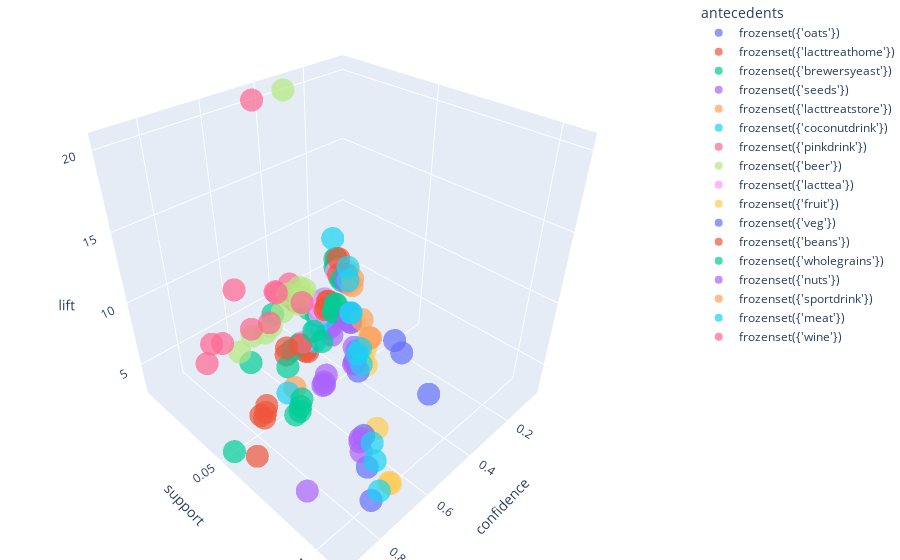

Source (notebook cell):
### Markdown cell above
__Antecedent:__ refers to the items on the LEFT ie., the item which the customer buy.

__Consequent:__ refers to the items on the RIGHT ie., the item which the customer follows to buy.

### Code cell
fig = px.scatter_3d(rules, x='confidence', y='support', z='lift', opacity=0.7, color='antecedents')
                    #color='petal_length', symbol='species')
# tight layout
fig.update_layout(margin=dict(l=0, r=0, b=0, t=0))
fig.show()

### Figure 1 — Plotly figure (JSON) as saved in the notebook; plotly's stock layout.template omitted (floating-point values rounded to 4 significant figures)
{"data": [{"hovertemplate": "antecedents=frozenset({'oats'})<br>confidence=%{x}<br>support=%{y}<br>lift=%{z}<extra></extra>", "legendgroup": "frozenset({'oats'})", "marker": {"color": "#636efa", "opacity": 0.7, "symbol": "circle"}, "mode": "markers", "name": "frozenset({'oats'})", "scene": "scene", "showlegend": true, "type": "scatter3d", "x": [0.2297, 0.2045, 0.3165], "y": [0.06083, 0.05415, 0.08383], "z": [3.294, 3.446, 3.208]}, {"hovertemplate": "antecedents=frozenset({'lacttreathome'})<br>confidence=%{x}<br>support=%{y}<br>lift=%{z}<extra></extra>", "legendgroup": "frozenset({'lacttreathome'})", "marker": {"color": "#EF553B", "opacity": 0.7, "symbol": "circle"}, "mode": "markers", "name": "frozenset({'lacttreathome'})", "scene": "scene", "showlegend": true, "type": "scatter3d", "x": [0.8723, 0.3085, 0.5319, 0.3085, 0.117, 0.117, 0.2128, 0.4468, 0.4681, 0.6277, 0.2553, 0.2872, 0.4574], "y": [0.06083, 0.02151, 0.03709, 0.02151, 0.00816, 0.00816, 0.01484, 0.03116, 0.03264, 0.04377, 0.0178, 0.02003, 0.0319], "z": [3.294, 4.159, 8.963, 4.287, 6.067, 5.258, 3.541, 3.042, 3.505, 6.362, 3.548, 3.281, 3.504]}, {"hovertemplate": "antecedents=frozenset({'brewersyeast'})<br>confidence=%{x}<br>support=%{y}<br>lift=%{z}<extra></extra>", "legendgroup": "frozenset({'brewersyeast'})", "marker": {"color": "#00cc96", "opacity": 0.7, "symbol": "circle"}, "mode": "markers", "name": "frozenset({'brewersyeast'})", "scene": "scene", "showlegend": true, "type": "scatter3d", "x": [0.9125, 0.625, 0.3, 0.3625, 0.55, 0.1125, 0.1125, 0.225, 0.45, 0.775, 0.2875, 0.3, 0.5125, 0.4375], "y": [0.05415, 0.03709, 0.0178, 0.02151, 0.03264, 0.006677, 0.006677, 0.01335, 0.02671, 0.04599, 0.01706, 0.0178, 0.03042, 0.02596], "z": [3.446, 8.963, 4.044, 5.038, 3.102, 5.833, 5.055, 3.744, 3.37, 7.855, 3.995, 3.427, 3.925, 3.137]}, {"hovertemplate": "antecedents=frozenset({'seeds'})<br>confidence=%{x}<br>support=%{y}<br>lift=%{z}<extra></extra>", "legendgroup": "frozenset({'seeds'})", "marker": {"color": "#ab63fa", "opacity": 0.7, "symbol": "circle"}, "mode": "markers", "name": "frozenset({'seeds'})", "scene": "scene", "showlegend": true, "type": "scatter3d", "x": [0.8496, 0.4436, 0.4662, 0.2707, 0.09023, 0.5414, 0.5489, 0.3835, 0.3759, 0.5714, 0.5038], "y": [0.08383, 0.04377, 0.04599, 0.02671, 0.008902, 0.05341, 0.05415, 0.03783, 0.03709, 0.05638, 0.0497], "z": [3.208, 6.362, 7.855, 3.762, 4.054, 3.686, 4.11, 5.329, 4.295, 4.377, 3.612]}, {"hovertemplate": "antecedents=frozenset({'lacttreatstore'})<br>confidence=%{x}<br>support=%{y}<br>lift=%{z}<extra></extra>", "legendgroup": "frozenset({'lacttreatstore'})", "marker": {"color": "#FFA15A", "opacity": 0.7, "symbol": "circle"}, "mode": "markers", "name": "frozenset({'lacttreatstore'})", "scene": "scene", "showlegend": true, "type": "scatter3d", "x": [0.29, 0.24, 0.26, 0.61, 0.09, 0.21], "y": [0.02151, 0.0178, 0.01929, 0.04525, 0.006677, 0.01558], "z": [4.159, 4.044, 3.613, 3.441, 4.666, 3.495]}, {"hovertemplate": "antecedents=frozenset({'coconutdrink'})<br>confidence=%{x}<br>support=%{y}<br>lift=%{z}<extra></extra>", "legendgroup": "frozenset({'coconutdrink'})", "marker": {"color": "#19d3f3", "opacity": 0.7, "symbol": "circle"}, "mode": "markers", "name": "frozenset({'coconutdrink'})", "scene": "scene", "showlegend": true, "type": "scatter3d", "x": [0.299, 0.268, 0.299, 0.6495, 0.1649, 0.08247, 0.3711, 0.268, 0.2887, 0.3918], "y": [0.02151, 0.01929, 0.02151, 0.04674, 0.01187, 0.005935, 0.02671, 0.01929, 0.02077, 0.02819], "z": [4.287, 3.613, 5.038, 3.663, 8.552, 3.706, 3.762, 3.725, 3.298, 3.0]}, {"hovertemplate": "antecedents=frozenset({'pinkdrink'})<br>confidence=%{x}<br>support=%{y}<br>lift=%{z}<extra></extra>", "legendgroup": "frozenset({'pinkdrink'})", "marker": {"color": "#FF6692", "opacity": 0.7, "symbol": "circle"}, "mode": "markers", "name": "frozenset({'pinkdrink'})", "scene": "scene", "showlegend": true, "type": "scatter3d", "x": [0.4231, 0.3462, 0.3462, 0.6154, 0.7692], "y": [0.00816, 0.006677, 0.006677, 0.01187, 0.01484], "z": [6.067, 4.666, 5.833, 8.552, 4.339]}, {"hovertemplate": "antecedents=frozenset({'beer'})<br>confidence=%{x}<br>support=%{y}<br>lift=%{z}<extra></extra>", "legendgroup": "frozenset({'beer'})", "marker": {"color": "#B6E880", "opacity": 0.7, "symbol": "circle"}, "mode": "markers", "name": "frozenset({'beer'})", "scene": "scene", "showlegend": true, "type": "scatter3d", "x": [0.3667, 0.3, 0.2667, 0.6333, 0.3333, 0.2667, 0.5, 0.4, 0.3, 0.3, 0.4667, 0.5667], "y": [0.00816, 0.006677, 0.005935, 0.01409, 0.007418, 0.005935, 0.01113, 0.008902, 0.006677, 0.006677, 0.01039, 0.01261], "z": [5.258, 5.055, 3.706, 3.572, 20.42, 4.438, 3.404, 4.054, 4.169, 3.427, 3.574, 4.063]}, {"hovertemplate": "antecedents=frozenset({'lacttea'})<br>confidence=%{x}<br>support=%{y}<br>lift=%{z}<extra></extra>", "legendgroup": "frozenset({'lacttea'})", "marker": {"color": "#FF97FF", "opacity": 0.7, "symbol": "circle"}, "mode": "markers", "name": "frozenset({'lacttea'})", "scene": "scene", "showlegend": true, "type": "scatter3d", "x": [0.2469, 0.2593, 0.2222, 0.09877, 0.2716, 0.2716, 0.4198], "y": [0.01484, 0.01558, 0.01335, 0.005935, 0.01632, 0.01632, 0.02522], "z": [3.541, 3.495, 3.744, 4.438, 3.774, 3.103, 3.01]}, {"hovertemplate": "antecedents=frozenset({'fruit'})<br>confidence=%{x}<br>support=%{y}<br>lift=%{z}<extra></extra>", "legendgroup": "frozenset({'fruit'})", "marker": {"color": "#FECB52", "opacity": 0.7, "symbol": "circle"}, "mode": "markers", "name": "frozenset({'fruit'})", "scene": "scene", "showlegend": true, "type": "scatter3d", "x": [0.2121, 0.07576, 0.07576, 0.7374, 0.3636, 0.404, 0.4242, 0.5859, 0.7273], "y": [0.03116, 0.01113, 0.01113, 0.1083, 0.05341, 0.05935, 0.06231, 0.08605, 0.1068], "z": [3.042, 3.404, 4.642, 5.522, 3.686, 5.615, 4.846, 4.487, 5.215]}, {"hovertemplate": "antecedents=frozenset({'veg'})<br>confidence=%{x}<br>support=%{y}<br>lift=%{z}<extra></extra>", "legendgroup": "frozenset({'veg'})", "marker": {"color": "#636efa", "opacity": 0.7, "symbol": "circle"}, "mode": "markers", "name": "frozenset({'veg'})", "scene": "scene", "showlegend": true, "type": "scatter3d", "x": [0.2444, 0.2, 0.06667, 0.8111, 0.4056, 0.4556, 0.4944, 0.65, 0.7333], "y": [0.03264, 0.02671, 0.008902, 0.1083, 0.05415, 0.06083, 0.06602, 0.0868, 0.09792], "z": [3.505, 3.37, 4.085, 5.522, 4.11, 6.331, 5.648, 4.978, 5.258]}, {"hovertemplate": "antecedents=frozenset({'beans'})<br>confidence=%{x}<br>support=%{y}<br>lift=%{z}<extra></extra>", "legendgroup": "frozenset({'beans'})", "marker": {"color": "#EF553B", "opacity": 0.7, "symbol": "circle"}, "mode": "markers", "name": "frozenset({'beans'})", "scene": "scene", "showlegend": true, "type": "scatter3d", "x": [0.2474, 0.2371, 0.268, 0.09278, 0.09278, 0.2268, 0.8247, 0.8454, 0.5258, 0.6392, 0.8041, 0.8144], "y": [0.0178, 0.01706, 0.01929, 0.006677, 0.006677, 0.01632, 0.05935, 0.06083, 0.03783, 0.04599, 0.05786, 0.05861], "z": [3.548, 3.995, 3.725, 4.169, 5.685, 3.774, 5.615, 6.331, 5.329, 7.302, 6.159, 5.84]}, {"hovertemplate": "antecedents=frozenset({'wholegrains'})<br>confidence=%{x}<br>support=%{y}<br>lift=%{z}<extra></extra>", "legendgroup": "frozenset({'wholegrains'})", "marker": {"color": "#00cc96", "opacity": 0.7, "symbol": "circle"}, "mode": "markers", "name": "frozenset({'wholegrains'})", "scene": "scene", "showlegend": true, "type": "scatter3d", "x": [0.2288, 0.2034, 0.2373, 0.07627, 0.05085, 0.1864, 0.7119, 0.7542, 0.4237, 0.5254, 0.6864, 0.7034], "y": [0.02003, 0.0178, 0.02077, 0.006677, 0.004451, 0.01632, 0.06231, 0.06602, 0.03709, 0.04599, 0.06009, 0.06157], "z": [3.281, 3.427, 3.298, 3.427, 3.116, 3.103, 4.846, 5.648, 4.295, 7.302, 5.258, 5.043]}, {"hovertemplate": "antecedents=frozenset({'nuts'})<br>confidence=%{x}<br>support=%{y}<br>lift=%{z}<extra></extra>", "legendgroup": "frozenset({'nuts'})", "marker": {"color": "#ab63fa", "opacity": 0.7, "symbol": "circle"}, "mode": "markers", "name": "frozenset({'nuts'})", "scene": "scene", "showlegend": true, "type": "scatter3d", "x": [0.2443, 0.233, 0.2159, 0.07955, 0.05682, 0.6591, 0.6648, 0.4318, 0.4432, 0.4602, 0.6989], "y": [0.0319, 0.03042, 0.02819, 0.01039, 0.007418, 0.08605, 0.0868, 0.05638, 0.05786, 0.06009, 0.09125], "z": [3.504, 3.925, 3.0, 3.574, 3.481, 4.487, 4.978, 4.377, 6.159, 5.258, 5.011]}, {"hovertemplate": "antecedents=frozenset({'sportdrink'})<br>confidence=%{x}<br>support=%{y}<br>lift=%{z}<extra></extra>", "legendgroup": "frozenset({'sportdrink'})", "marker": {"color": "#FFA15A", "opacity": 0.7, "symbol": "circle"}, "mode": "markers", "name": "frozenset({'sportdrink'})", "scene": "scene", "showlegend": true, "type": "scatter3d", "x": [0.2552, 0.1841, 0.2636, 0.08368, 0.0795], "y": [0.04525, 0.03264, 0.04674, 0.01484, 0.01409], "z": [3.441, 3.102, 3.663, 4.339, 3.572]}, {"hovertemplate": "antecedents=frozenset({'meat'})<br>confidence=%{x}<br>support=%{y}<br>lift=%{z}<extra></extra>", "legendgroup": "frozenset({'meat'})", "marker": {"color": "#19d3f3", "opacity": 0.7, "symbol": "circle"}, "mode": "markers", "name": "frozenset({'meat'})", "scene": "scene", "showlegend": true, "type": "scatter3d", "x": [0.1862, 0.09043, 0.08511, 0.1809, 0.766, 0.7021, 0.3564, 0.4202, 0.4415, 0.6543], "y": [0.02596, 0.01261, 0.01187, 0.02522, 0.1068, 0.09792, 0.0497, 0.05861, 0.06157, 0.09125], "z": [3.137, 4.063, 5.215, 3.01, 5.215, 5.258, 3.612, 5.84, 5.043, 5.011]}, {"hovertemplate": "antecedents=frozenset({'wine'})<br>confidence=%{x}<br>support=%{y}<br>lift=%{z}<extra></extra>", "legendgroup": "frozenset({'wine'})", "marker": {"color": "#FF6692", "opacity": 0.7, "symbol": "circle"}, "mode": "markers", "name": "frozenset({'wine'})", "scene": "scene", "showlegend": true, "type": "scatter3d", "x": [0.4545, 0.6818, 0.5455, 0.4091, 0.2727, 0.4545, 0.7273], "y": [0.007418, 0.01113, 0.008902, 0.006677, 0.004451, 0.007418, 0.01187], "z": [20.42, 4.642, 4.085, 5.685, 3.116, 3.481, 5.215]}], "layout": {"legend": {"title": {"text": "antecedents"}, "tracegroupgap": 0}, "margin": {"b": 0, "l": 0, "r": 0, "t": 0}, "scene": {"domain": {"x": [0, 1], "y": [0, 1]}, "xaxis": {"title": {"text": "confidence"}}, "yaxis": {"title": {"text": "support"}}, "zaxis": {"title": {"text": "lift"}}}}}
